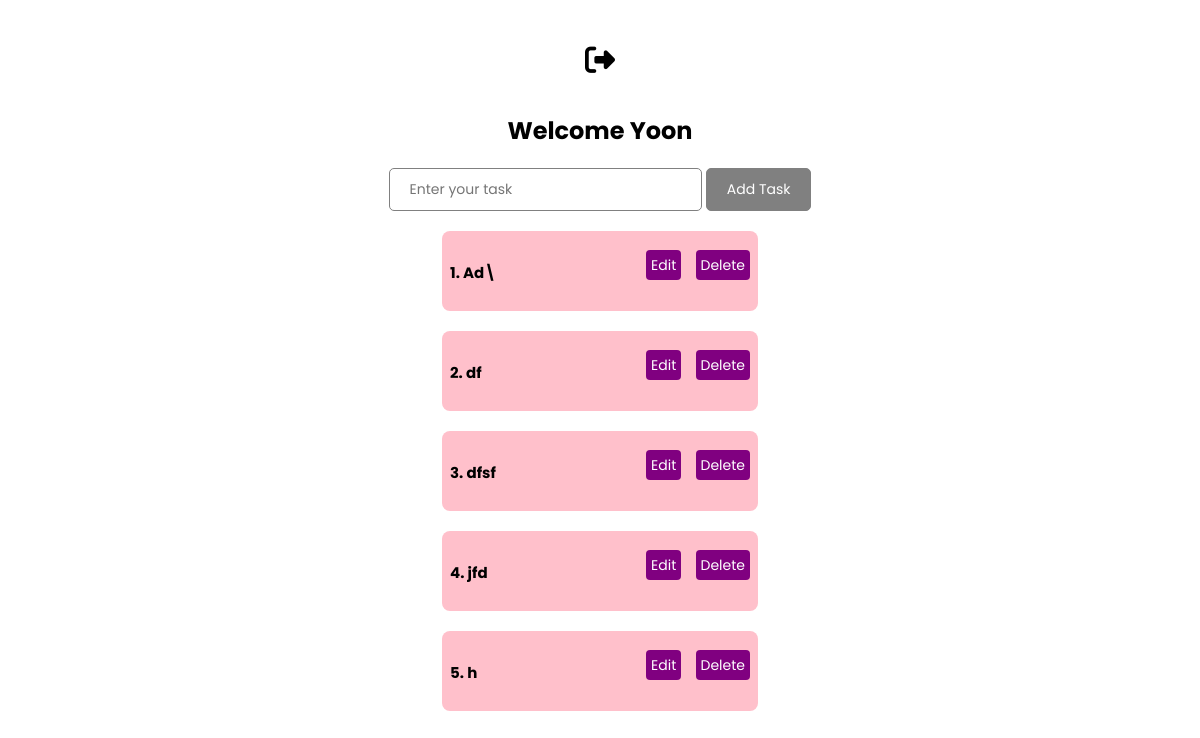
Page /todopage/ (signed in) on the earlier database version.
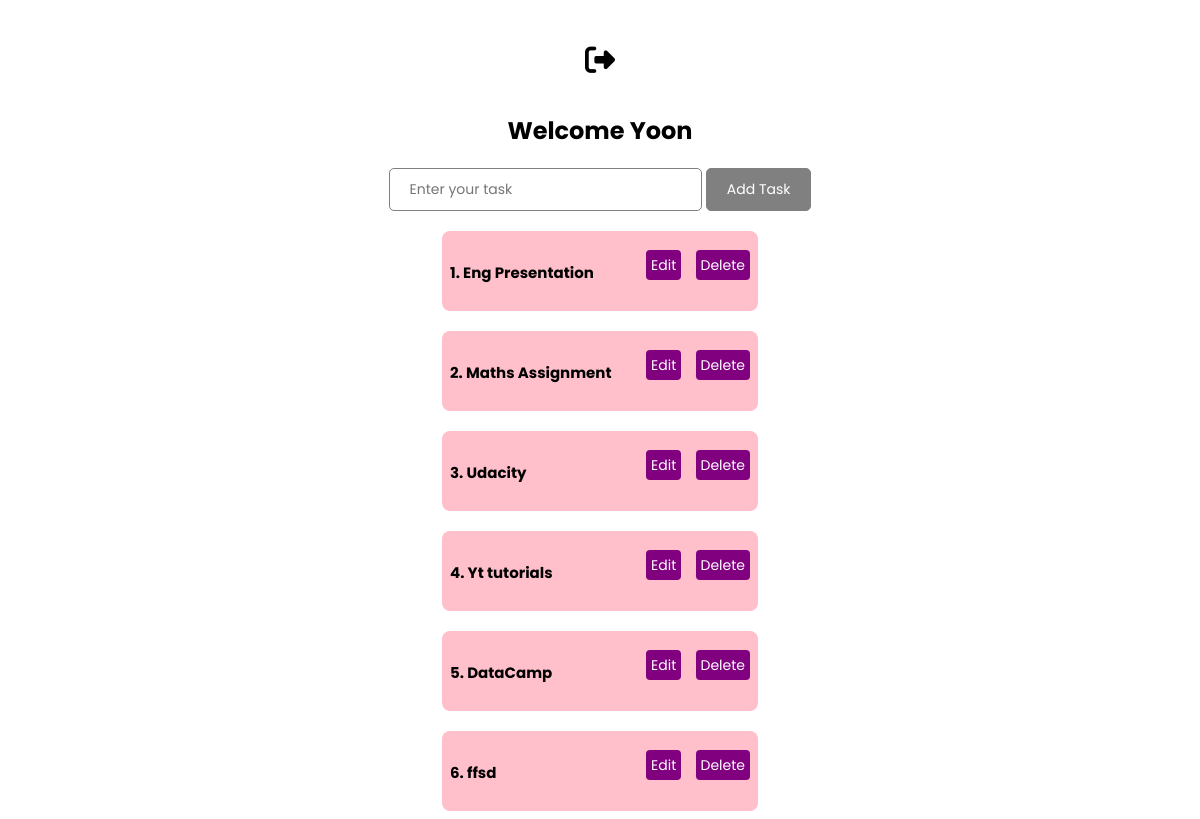
Same page on the later database version.
### todo/models.py (models this page shows)
class TODO(models.Model):
    srno=models.AutoField(primary_key=True,auto_created=True)
    title=models.CharField(max_length=30)
    date=models.DateTimeField(auto_now_add=True)
    user=models.ForeignKey(User,on_delete=models.CASCADE)

### todo/views.py (the view)
# urls.py: path('todopage/',views.get_todo),
@login_required(login_url='/login')
def get_todo(request):
    if request.method=='POST':
        title=request.POST.get('title')
        obj=models.TODO(title=title,user=request.user)
        obj.save()
        result=models.TODO.objects.filter(user=request.user).order_by('date')
        return render(request,'todopage.html',{'res':result})
    else:
        result=models.TODO.objects.filter(user=request.user).order_by('date')
        return render(request, 'todopage.html',{'res':result})

### templates/todopage.html (shortened to what this page needs)
<!DOCTYPE html>
<html lang="en">
<head>
  <link rel="stylesheet" href="https://cdnjs.cloudflare.com/ajax/libs/font-awesome/6.2.0/css/all.min.css" />
</head>
<body>
<div class="container">
<div class="navigation-card">
  <a href="{% url 'signout' %}">
   <i class="fa-solid fa-right-from-bracket"></i>
  </a>
</div>
  <div> <h2>Welcome {{request.user}}</h2></div>
    {% block content %}
  <div class="input__container">
       <form method="POST">
        <input type="text" name="title" placeholder="Enter your task">
        <input type="submit" value="Add Task" class="submitclass">
         </form>
      </div>
  {% if res %}
  {% for todo in res %}
  <div class="mytodo">
    <h5>{{ forloop.counter }}. {{todo.title}}</h5>
    <p>
      <a href="/edit_todo/{{todo.srno}}">Edit</a>
      <a href="/delete_todo/{{todo.srno}}">Delete</a>
    </p>
  </div>
  {% endfor %}
  {% endif %}
</div>
{% endblock %}
</body>
</html>

### templates/todopage.html (style rules this page uses)
.container { display: flex; align-items: center; justify-content: center; flex-direction: column; text-align: center; margin-top:30px; font-family: "Poppins", sans-serif; }
.navigation-card { display: flex; align-items: center; justify-content: center; gap: 30px; background-color: rgb(255, 255, 255); padding: 15px 20px; border-radius: 50px; }
.navigation-card a { text-decoration:none; }
.navigation-card a i { font-size: 30px; color:black; }
.input__container { display:flex; }
.input__container input { padding:10px 20px; font-size:14px; border-radius:5px; border:1px solid grey; font-family: "Poppins", sans-serif; }
.submitclass { padding:1em 1em; font-size:16px; color:white; border-radius:5px; border:none; background-color:grey; font-family: "Poppins", sans-serif; }
.mytodo { display:flex; background-color:pink; padding:5px 8px; gap:20px; border-radius:8px; justify-content:space-between; margin-top:20px; width:300px; height:70px; }
.mytodo h5 { font-size:15px; }
.mytodo a { text-decoration:none; background-color:purple; margin-left:10px; font-size:14px; padding:5px 5px; color:white; border-radius:4px; }

Differences in the rows shown:
removed TODO: title "Ad\\"
changed TODO: title "df" → "Eng Presentation"
changed TODO: title "dfsf" → "Maths Assignment"
changed TODO: title "jfd" → "Udacity"
changed TODO: title "h" → "Yt tutorials"
added TODO: title "DataCamp"
added TODO: title "ffsd"
